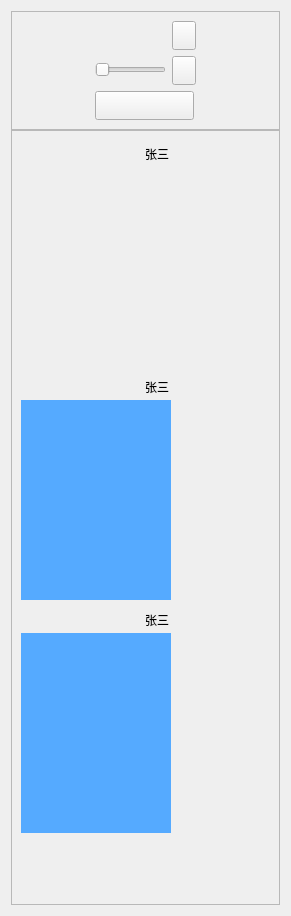
<?xml version="1.0" encoding="UTF-8"?>
<ui version="4.0">
 <class>Form</class>
 <widget class="QWidget" name="Form">
  <property name="geometry">
   <rect>
    <x>0</x>
    <y>0</y>
    <width>291</width>
    <height>916</height>
   </rect>
  </property>
  <property name="windowTitle">
   <string>Form</string>
  </property>
  <property name="styleSheet">
   <string notr="true"/>
  </property>
  <layout class="QGridLayout" name="gridLayout_4">
   <item row="0" column="0">
    <layout class="QVBoxLayout" name="verticalLayout">
     <property name="spacing">
      <number>0</number>
     </property>
     <item>
      <widget class="QWidget" name="widget_4" native="true">
       <layout class="QGridLayout" name="gridLayout">
        <property name="leftMargin">
         <number>0</number>
        </property>
        <property name="topMargin">
         <number>0</number>
        </property>
        <property name="rightMargin">
         <number>0</number>
        </property>
        <property name="bottomMargin">
         <number>0</number>
        </property>
        <property name="spacing">
         <number>0</number>
        </property>
        <item row="0" column="0">
         <widget class="QFrame" name="frame">
          <property name="frameShape">
           <enum>QFrame::StyledPanel</enum>
          </property>
          <property name="frameShadow">
           <enum>QFrame::Raised</enum>
          </property>
          <layout class="QGridLayout" name="gridLayout_2">
           <item row="0" column="0">
            <layout class="QHBoxLayout" name="horizontalLayout">
             <item>
              <widget class="QLabel" name="label">
               <property name="minimumSize">
                <size>
                 <width>71</width>
                 <height>16</height>
                </size>
               </property>
               <property name="maximumSize">
                <size>
                 <width>71</width>
                 <height>16</height>
                </size>
               </property>
               <property name="styleSheet">
                <string notr="true">background-image: url(:/YYT/skin/YYT/zysh_1.png);</string>
               </property>
               <property name="text">
                <string/>
               </property>
              </widget>
             </item>
             <item>
              <widget class="QPushButton" name="pushButton">
               <property name="minimumSize">
                <size>
                 <width>24</width>
                 <height>29</height>
                </size>
               </property>
               <property name="maximumSize">
                <size>
                 <width>24</width>
                 <height>29</height>
                </size>
               </property>
               <property name="styleSheet">
                <string notr="true">background-image: url(:/YYT/skin/YYT/mic_check.png);</string>
               </property>
               <property name="text">
                <string/>
               </property>
              </widget>
             </item>
            </layout>
           </item>
           <item row="1" column="0">
            <layout class="QHBoxLayout" name="horizontalLayout_2">
             <item>
              <widget class="QSlider" name="horizontalSlider">
               <property name="minimumSize">
                <size>
                 <width>71</width>
                 <height>16</height>
                </size>
               </property>
               <property name="maximumSize">
                <size>
                 <width>71</width>
                 <height>16</height>
                </size>
               </property>
               <property name="orientation">
                <enum>Qt::Horizontal</enum>
               </property>
              </widget>
             </item>
             <item>
              <widget class="QPushButton" name="pushButton_2">
               <property name="minimumSize">
                <size>
                 <width>24</width>
                 <height>29</height>
                </size>
               </property>
               <property name="maximumSize">
                <size>
                 <width>24</width>
                 <height>29</height>
                </size>
               </property>
               <property name="styleSheet">
                <string notr="true">background-image: url(:/YYT/skin/YYT/speaker_check.png);</string>
               </property>
               <property name="text">
                <string/>
               </property>
              </widget>
             </item>
            </layout>
           </item>
           <item row="2" column="0">
            <widget class="QPushButton" name="pushButton_3">
             <property name="minimumSize">
              <size>
               <width>99</width>
               <height>29</height>
              </size>
             </property>
             <property name="maximumSize">
              <size>
               <width>99</width>
               <height>29</height>
              </size>
             </property>
             <property name="styleSheet">
              <string notr="true">background-image: url(:/YYT/skin/YYT/doctor_male.png);
image: url(:/YYT/skin/YYT/XBHZ.png);</string>
             </property>
             <property name="text">
              <string/>
             </property>
            </widget>
           </item>
          </layout>
         </widget>
        </item>
       </layout>
      </widget>
     </item>
     <item>
      <widget class="QWidget" name="widget_5" native="true">
       <layout class="QGridLayout" name="gridLayout_3">
        <property name="leftMargin">
         <number>0</number>
        </property>
        <property name="topMargin">
         <number>0</number>
        </property>
        <property name="rightMargin">
         <number>0</number>
        </property>
        <property name="bottomMargin">
         <number>0</number>
        </property>
        <property name="spacing">
         <number>0</number>
        </property>
        <item row="0" column="0">
         <widget class="QFrame" name="frame_2">
          <property name="frameShape">
           <enum>QFrame::StyledPanel</enum>
          </property>
          <property name="frameShadow">
           <enum>QFrame::Raised</enum>
          </property>
          <layout class="QVBoxLayout" name="verticalLayout_3">
           <item>
            <layout class="QVBoxLayout" name="verticalLayout_2">
             <property name="spacing">
              <number>0</number>
             </property>
             <item>
              <layout class="QHBoxLayout" name="horizontalLayout_3">
               <property name="spacing">
                <number>0</number>
               </property>
               <item alignment="Qt::AlignRight">
                <widget class="QLabel" name="label_2">
                 <property name="minimumSize">
                  <size>
                   <width>83</width>
                   <height>27</height>
                  </size>
                 </property>
                 <property name="maximumSize">
                  <size>
                   <width>106</width>
                   <height>27</height>
                  </size>
                 </property>
                 <property name="text">
                  <string>张三</string>
                 </property>
                </widget>
               </item>
               <item>
                <widget class="QLabel" name="label_3">
                 <property name="minimumSize">
                  <size>
                   <width>21</width>
                   <height>21</height>
                  </size>
                 </property>
                 <property name="maximumSize">
                  <size>
                   <width>21</width>
                   <height>21</height>
                  </size>
                 </property>
                 <property name="styleSheet">
                  <string notr="true">background-image: url(:/YYT/skin/YYT/speaker_check.png);</string>
                 </property>
                 <property name="text">
                  <string/>
                 </property>
                </widget>
               </item>
               <item>
                <widget class="QLabel" name="label_4">
                 <property name="minimumSize">
                  <size>
                   <width>21</width>
                   <height>21</height>
                  </size>
                 </property>
                 <property name="maximumSize">
                  <size>
                   <width>21</width>
                   <height>21</height>
                  </size>
                 </property>
                 <property name="styleSheet">
                  <string notr="true">background-image: url(:/YYT/skin/YYT/mic_check.png);</string>
                 </property>
                 <property name="text">
                  <string/>
                 </property>
                </widget>
               </item>
              </layout>
             </item>
             <item>
              <widget class="QWidget" name="widget" native="true">
               <property name="minimumSize">
                <size>
                 <width>150</width>
                 <height>200</height>
                </size>
               </property>
               <property name="maximumSize">
                <size>
                 <width>150</width>
                 <height>200</height>
                </size>
               </property>
               <property name="styleSheet">
                <string notr="true">background-image: url(:/YYT/skin/YYT/108.png);
background-image: url(:/YYT/skin/YYT/XBHZ.png);</string>
               </property>
              </widget>
             </item>
            </layout>
           </item>
           <item>
            <layout class="QVBoxLayout" name="verticalLayout_4">
             <property name="spacing">
              <number>0</number>
             </property>
             <item>
              <layout class="QHBoxLayout" name="horizontalLayout_4">
               <property name="spacing">
                <number>0</number>
               </property>
               <item alignment="Qt::AlignRight">
                <widget class="QLabel" name="label_5">
                 <property name="minimumSize">
                  <size>
                   <width>83</width>
                   <height>27</height>
                  </size>
                 </property>
                 <property name="maximumSize">
                  <size>
                   <width>106</width>
                   <height>27</height>
                  </size>
                 </property>
                 <property name="text">
                  <string>张三</string>
                 </property>
                </widget>
               </item>
               <item>
                <widget class="QLabel" name="label_6">
                 <property name="minimumSize">
                  <size>
                   <width>21</width>
                   <height>21</height>
                  </size>
                 </property>
                 <property name="maximumSize">
                  <size>
                   <width>21</width>
                   <height>21</height>
                  </size>
                 </property>
                 <property name="styleSheet">
                  <string notr="true">background-image: url(:/YYT/skin/YYT/speaker_check.png);</string>
                 </property>
                 <property name="text">
                  <string/>
                 </property>
                </widget>
               </item>
               <item>
                <widget class="QLabel" name="label_7">
                 <property name="minimumSize">
                  <size>
                   <width>21</width>
                   <height>21</height>
                  </size>
                 </property>
                 <property name="maximumSize">
                  <size>
                   <width>21</width>
                   <height>21</height>
                  </size>
                 </property>
                 <property name="styleSheet">
                  <string notr="true">background-image: url(:/YYT/skin/YYT/mic_check.png);</string>
                 </property>
                 <property name="text">
                  <string/>
                 </property>
                </widget>
               </item>
              </layout>
             </item>
             <item>
              <widget class="QWidget" name="widget_2" native="true">
               <property name="minimumSize">
                <size>
                 <width>150</width>
                 <height>200</height>
                </size>
               </property>
               <property name="maximumSize">
                <size>
                 <width>150</width>
                 <height>200</height>
                </size>
               </property>
               <property name="styleSheet">
                <string notr="true">background-color: rgb(85, 170, 255);</string>
               </property>
              </widget>
             </item>
            </layout>
           </item>
           <item>
            <layout class="QVBoxLayout" name="verticalLayout_5">
             <property name="spacing">
              <number>0</number>
             </property>
             <item>
              <layout class="QHBoxLayout" name="horizontalLayout_5">
               <property name="spacing">
                <number>0</number>
               </property>
               <item alignment="Qt::AlignRight">
                <widget class="QLabel" name="label_8">
                 <property name="minimumSize">
                  <size>
                   <width>83</width>
                   <height>27</height>
                  </size>
                 </property>
                 <property name="maximumSize">
                  <size>
                   <width>106</width>
                   <height>27</height>
                  </size>
                 </property>
                 <property name="text">
                  <string>张三</string>
                 </property>
                </widget>
               </item>
               <item>
                <widget class="QLabel" name="label_9">
                 <property name="minimumSize">
                  <size>
                   <width>21</width>
                   <height>21</height>
                  </size>
                 </property>
                 <property name="maximumSize">
                  <size>
                   <width>21</width>
                   <height>21</height>
                  </size>
                 </property>
                 <property name="styleSheet">
                  <string notr="true">background-image: url(:/YYT/skin/YYT/speaker_check.png);</string>
                 </property>
                 <property name="text">
                  <string/>
                 </property>
                </widget>
               </item>
               <item>
                <widget class="QLabel" name="label_10">
                 <property name="minimumSize">
                  <size>
                   <width>21</width>
                   <height>21</height>
                  </size>
                 </property>
                 <property name="maximumSize">
                  <size>
                   <width>21</width>
                   <height>21</height>
                  </size>
                 </property>
                 <property name="styleSheet">
                  <string notr="true">background-image: url(:/YYT/skin/YYT/mic_check.png);</string>
                 </property>
                 <property name="text">
                  <string/>
                 </property>
                </widget>
               </item>
              </layout>
             </item>
             <item>
              <widget class="QWidget" name="widget_3" native="true">
               <property name="minimumSize">
                <size>
                 <width>150</width>
                 <height>200</height>
                </size>
               </property>
               <property name="maximumSize">
                <size>
                 <width>150</width>
                 <height>200</height>
                </size>
               </property>
               <property name="styleSheet">
                <string notr="true">background-color: rgb(85, 170, 255);</string>
               </property>
              </widget>
             </item>
            </layout>
           </item>
           <item>
            <spacer name="verticalSpacer">
             <property name="orientation">
              <enum>Qt::Vertical</enum>
             </property>
             <property name="sizeHint" stdset="0">
              <size>
               <width>20</width>
               <height>40</height>
              </size>
             </property>
            </spacer>
           </item>
          </layout>
         </widget>
        </item>
       </layout>
      </widget>
     </item>
    </layout>
   </item>
  </layout>
 </widget>
 <resources>
  <include location="../QFramer.qrc"/>
 </resources>
 <connections/>
</ui>
